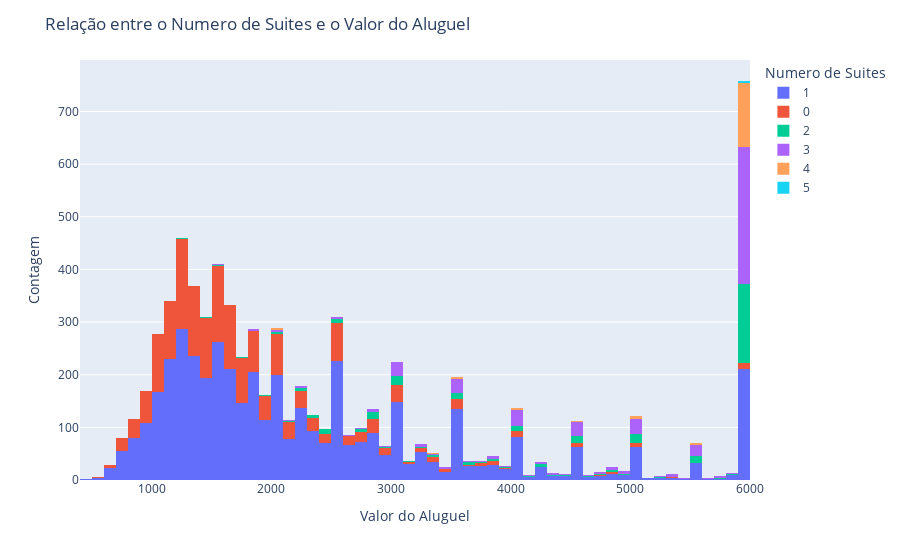

Notebook cell for this chart:
### Code cell
#C) Análise Bivariada
#C.1) Relação entre o valor do aluguel e o numero de suites
fig = px.histogram(df, x='Valor_Aluguel', color='N_Suites', barmode='stack')

fig.update_layout(title='Relação entre o Numero de Suites e o Valor do Aluguel',
                  xaxis_title='Valor do Aluguel',
                  yaxis_title='Contagem',
                  legend_title='Numero de Suites')

fig.show()

### Figure 1 — Plotly figure (JSON) as saved in the notebook; plotly's stock layout.template omitted (floating-point values rounded to 4 significant figures; data arrays with more than 128 entries replaced by an {"elided": "..."} marker saying what was removed)
{"data": [{"bingroup": "x", "hovertemplate": "N_Suites=1<br>Valor_Aluguel=%{x}<br>count=%{y}<extra></extra>", "legendgroup": "1", "marker": {"color": "#636efa", "pattern": {"shape": ""}}, "name": "1", "orientation": "v", "showlegend": true, "type": "histogram", "x": {"elided": "4473 int values"}, "xaxis": "x", "yaxis": "y"}, {"bingroup": "x", "hovertemplate": "N_Suites=0<br>Valor_Aluguel=%{x}<br>count=%{y}<extra></extra>", "legendgroup": "0", "marker": {"color": "#EF553B", "pattern": {"shape": ""}}, "name": "0", "orientation": "v", "showlegend": true, "type": "histogram", "x": {"elided": "1715 int values"}, "xaxis": "x", "yaxis": "y"}, {"bingroup": "x", "hovertemplate": "N_Suites=2<br>Valor_Aluguel=%{x}<br>count=%{y}<extra></extra>", "legendgroup": "2", "marker": {"color": "#00cc96", "pattern": {"shape": ""}}, "name": "2", "orientation": "v", "showlegend": true, "type": "histogram", "x": {"elided": "350 int values"}, "xaxis": "x", "yaxis": "y"}, {"bingroup": "x", "hovertemplate": "N_Suites=3<br>Valor_Aluguel=%{x}<br>count=%{y}<extra></extra>", "legendgroup": "3", "marker": {"color": "#ab63fa", "pattern": {"shape": ""}}, "name": "3", "orientation": "v", "showlegend": true, "type": "histogram", "x": {"elided": "513 int values"}, "xaxis": "x", "yaxis": "y"}, {"bingroup": "x", "hovertemplate": "N_Suites=4<br>Valor_Aluguel=%{x}<br>count=%{y}<extra></extra>", "legendgroup": "4", "marker": {"color": "#FFA15A", "pattern": {"shape": ""}}, "name": "4", "orientation": "v", "showlegend": true, "type": "histogram", "x": {"elided": "149 int values"}, "xaxis": "x", "yaxis": "y"}, {"bingroup": "x", "hovertemplate": "N_Suites=5<br>Valor_Aluguel=%{x}<br>count=%{y}<extra></extra>", "legendgroup": "5", "marker": {"color": "#19d3f3", "pattern": {"shape": ""}}, "name": "5", "orientation": "v", "showlegend": true, "type": "histogram", "x": [5975, 5975, 5975], "xaxis": "x", "yaxis": "y"}], "layout": {"barmode": "stack", "legend": {"title": {"text": "Numero de Suites"}, "tracegroupgap": 0}, "margin": {"t": 60}, "title": {"text": "Relação entre o Numero de Suites e o Valor do Aluguel"}, "xaxis": {"anchor": "y", "domain": [0, 1], "title": {"text": "Valor do Aluguel"}}, "yaxis": {"anchor": "x", "domain": [0, 1], "title": {"text": "Contagem"}}}}
